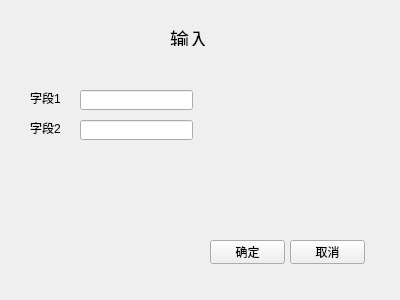
<?xml version="1.0" encoding="UTF-8"?>
<ui version="4.0">
 <class>Form</class>
 <widget class="QWidget" name="Form">
  <property name="geometry">
   <rect>
    <x>0</x>
    <y>0</y>
    <width>400</width>
    <height>300</height>
   </rect>
  </property>
  <property name="windowTitle">
   <string>Form</string>
  </property>
  <widget class="QLineEdit" name="lineEdit_1">
   <property name="geometry">
    <rect>
     <x>80</x>
     <y>90</y>
     <width>113</width>
     <height>20</height>
    </rect>
   </property>
  </widget>
  <widget class="QLabel" name="label_1">
   <property name="geometry">
    <rect>
     <x>30</x>
     <y>90</y>
     <width>55</width>
     <height>16</height>
    </rect>
   </property>
   <property name="text">
    <string>字段1</string>
   </property>
  </widget>
  <widget class="QLabel" name="Title">
   <property name="geometry">
    <rect>
     <x>170</x>
     <y>30</y>
     <width>55</width>
     <height>16</height>
    </rect>
   </property>
   <property name="font">
    <font>
     <pointsize>14</pointsize>
    </font>
   </property>
   <property name="text">
    <string>输入</string>
   </property>
   <property name="textFormat">
    <enum>Qt::AutoText</enum>
   </property>
  </widget>
  <widget class="QPushButton" name="Button_Cancel">
   <property name="geometry">
    <rect>
     <x>290</x>
     <y>240</y>
     <width>75</width>
     <height>24</height>
    </rect>
   </property>
   <property name="text">
    <string>取消</string>
   </property>
  </widget>
  <widget class="QPushButton" name="Button_OK">
   <property name="geometry">
    <rect>
     <x>210</x>
     <y>240</y>
     <width>75</width>
     <height>24</height>
    </rect>
   </property>
   <property name="text">
    <string>确定</string>
   </property>
  </widget>
  <widget class="QLabel" name="label_2">
   <property name="geometry">
    <rect>
     <x>30</x>
     <y>120</y>
     <width>55</width>
     <height>16</height>
    </rect>
   </property>
   <property name="text">
    <string>字段2</string>
   </property>
  </widget>
  <widget class="QLineEdit" name="lineEdit_2">
   <property name="geometry">
    <rect>
     <x>80</x>
     <y>120</y>
     <width>113</width>
     <height>20</height>
    </rect>
   </property>
  </widget>
 </widget>
 <resources/>
 <connections/>
</ui>
